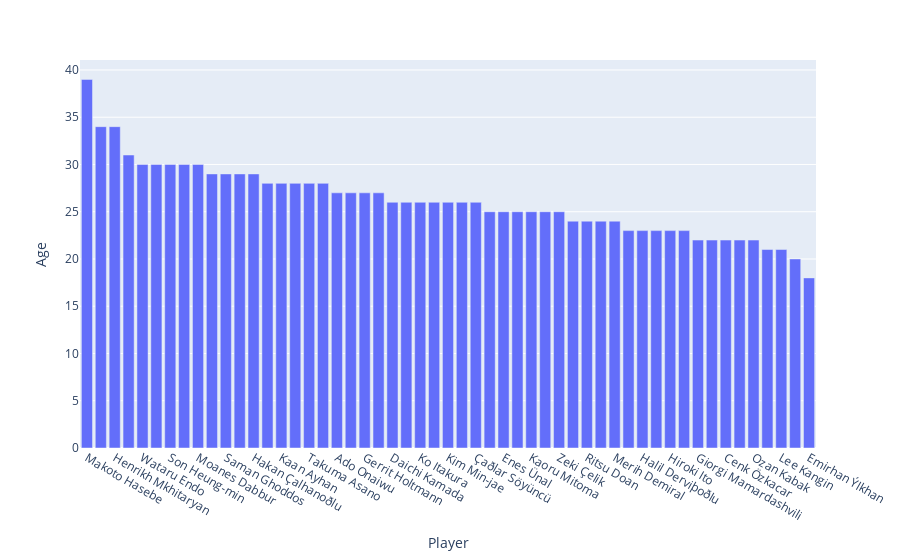

Notebook code cell kept with this figure:
### Code cell
fig = px.bar(df_asia.sort_values(by = 'Age', ascending = False), x="Player", y="Age", barmode="group")
fig.show()

### Figure 1 — Plotly figure (JSON) as saved in the notebook; plotly's stock layout.template omitted (floating-point values rounded to 4 significant figures)
{"data": [{"alignmentgroup": "True", "hovertemplate": "Player=%{x}<br>Age=%{y}<extra></extra>", "legendgroup": "", "marker": {"color": "#636efa", "pattern": {"shape": ""}}, "name": "", "offsetgroup": "", "orientation": "v", "showlegend": false, "textposition": "auto", "type": "bar", "x": ["Makoto Hasebe", "Maya Yoshida", "Henrikh Mkhitaryan", "Genki Haraguchi", "Wataru Endo", "Lee Jae-sung", "Son Heung-min", "Tolga Ciðerci", "Moanes Dabbur", "Junya Ito", "Saman Ghoddos", "Sargis Adamyan", "Hakan Çalhanoðlu", "Takumi Minamino", "Kaan Ayhan", "Kenan Karaman", "Takuma Asano", "Sardar Azmoun", "Ado Onaiwu", "Hwang Hee-chan", "Gerrit Holtmann", "Eldor Shomurodov", "Daichi Kamada", "Yýldýrým Mert Çetin", "Ko Itakura", "Shon Weissman", "Kim Min-jae", "Yusuf Yazýcý", "Çaðlar Söyüncü", "Salih Özcan", "Enes Ünal", "Grigoris Kastanos", "Kaoru Mitoma", "Cengiz Ünder", "Zeki Çelik", "Takehiro Tomiyasu", "Ritsu Doan", "Luka Lochoshvili", "Merih Demiral", "Mert Müldür", "Halil Derviþoðlu", "Manor Solomon", "Hiroki Ito", "Jeong Woo-yeong", "Giorgi Mamardashvili", "Khvicha Kvaratskhelia", "Cenk Özkacar", "Soichiro Kozuki", "Ozan Kabak", "Takefusa Kubo", "Lee Kangin", "Doðan Alemdar", "Emirhan Ýlkhan"], "xaxis": "x", "y": [39, 34, 34, 31, 30, 30, 30, 30, 30, 29, 29, 29, 29, 28, 28, 28, 28, 28, 27, 27, 27, 27, 26, 26, 26, 26, 26, 26, 26, 25, 25, 25, 25, 25, 25, 24, 24, 24, 24, 23, 23, 23, 23, 23, 22, 22, 22, 22, 22, 21, 21, 20, 18], "yaxis": "y"}], "layout": {"barmode": "group", "legend": {"tracegroupgap": 0}, "margin": {"t": 60}, "xaxis": {"anchor": "y", "domain": [0, 1], "title": {"text": "Player"}}, "yaxis": {"anchor": "x", "domain": [0, 1], "title": {"text": "Age"}}}}
